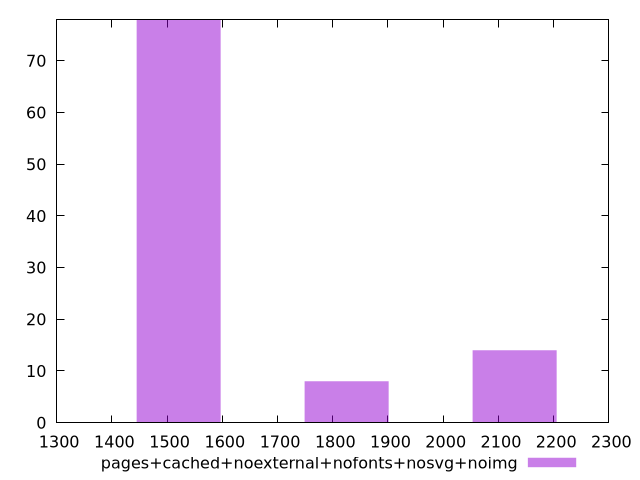

Generate this figure with gnuplot:
$_pagesCachedNoexternalNofontsNosvgNoimg <<EOF
1520.9560107743687 78
2129.338415084116 14
1825.1472129292424 8
EOF
set key outside below
set terminal pngcairo
set output "report_00004_2020-11-02T20-21-41.718Z/interactive/pages+cached+noexternal+nofonts+nosvg+noimg//raw_hist.png"
set yrange [0:78]
set boxwidth 152.09560107743687
set style fill transparent solid 0.5 noborder
plot $_pagesCachedNoexternalNofontsNosvgNoimg title "pages+cached+noexternal+nofonts+nosvg+noimg" with boxes ,
